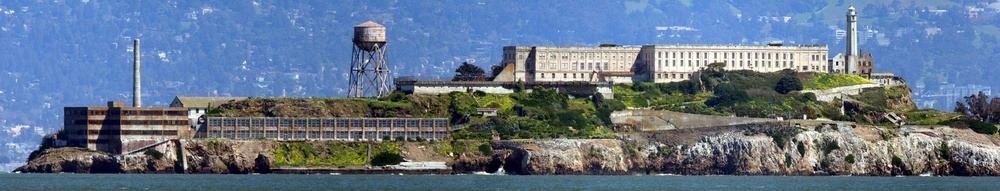
#> input picture Images/imageLeft.jpg, 1000 x 191 px, shrunk from 3266 x 624 before the run
$ python Corner_Detection.py
#> lines starting #> are read from the running program, lines starting #| are printed output that depends on the picture; after the words box and inside, x2 and y2 are one past the last pixel; in counts of white or black regions, pixels touching at a corner belong together
#!/usr/bin/env python3
# -*- coding: utf-8 -*-
"""
Created on Tue Aug  9 09:16:38 2022

@author: aniltanaktan
"""

import matplotlib.pyplot as plt
import numpy as np
import cv2

# Read in the image
imageL = cv2.imread('Images/imageLeft.jpg')
#> imageL is the input picture: shape (191, 1000, 3); mean B, G, R 138.3, 117.9, 100.8
imageR = cv2.imread('Images/imageRight.jpg')
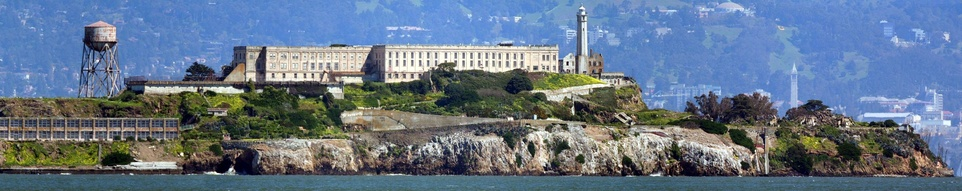
#> input picture Images/imageRight.jpg, 962 x 191 px, shrunk from 3143 x 624 before the run
#> imageR is the input picture: shape (191, 962, 3); mean B, G, R 137.2, 117.8, 101.4

def corner_detect(image):
    # Make a copy of the image
    image_copy = np.copy(image)

    # Change color to RGB (from BGR)
    image_copy = cv2.cvtColor(image_copy, cv2.COLOR_BGR2RGB)

    # Convert to grayscale
    gray = cv2.cvtColor(image_copy, cv2.COLOR_RGB2GRAY)
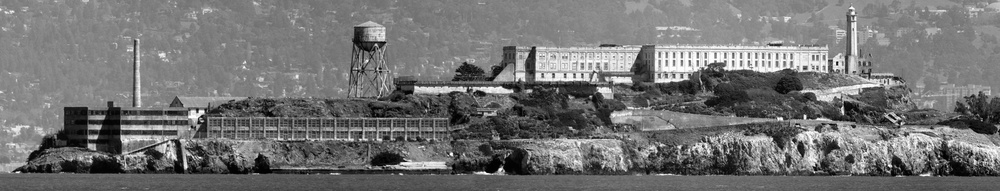
#> gray: shape (191, 1000); min 0, max 255, mean 115.1

    ''' uncomment to see your image in grayscale
    plt.imshow(gray, cmap="gray") # cmap='gray' let us view the gray image as it is
    '''

    # Detect corners using Harris Corner Detection (image, neighborhood size, Sobel derivative, k = 0.04)
    dst = cv2.cornerHarris(gray, 2, 3, 0.04)

    # Dilate image to enhance corner points
    dst = cv2.dilate(dst,None)

    #########

    # Threshold value determines how many corners you desire to accept as valid and results
    # may vary with each image. Try changing 0.08 and find best value for yourself.
    thresh = 0.08*dst.max()
#> thresh = 0.00353

    # Create an image copy to draw corners on
    corner_image = np.copy(image)

    # Iterate through all the corners and draw them on the image (if they pass the threshold)
    for j in range(0, dst.shape[0]): # Select each row
        for i in range(0, dst.shape[1]): # check every collumn at that row
            if(dst[j,i] > thresh): # Check if pixel is bigger than threshold

                # image, center pt, radius, color, thickness
                cv2.circle( corner_image, (i, j), 1, (0,255,0), 1) # Put a green dot on that pixel
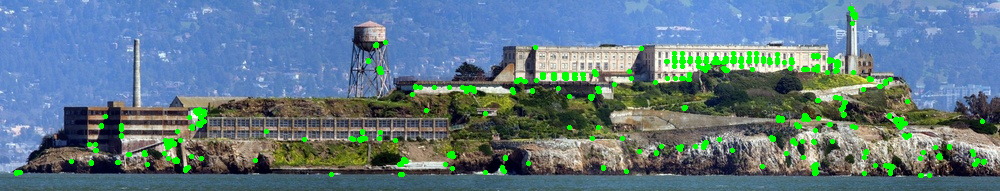
#> corner_image: shape (191, 1000, 3); 3.27% of pixels changed, all inside (x1, y1, x2, y2) = (14, 6, 987, 178)

    return corner_image

cv2.imshow("Corners of ImgL", corner_detect(imageL))
cv2.imshow("Corners of ImgR", corner_detect(imageR))
#> in corner_detect (call 2), `gray = cv2.cvtColor(image_copy, cv2.COLOR_RGB2GRAY)`:
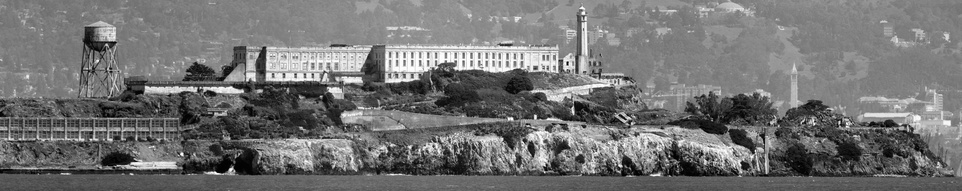
#> gray: shape (191, 962); min 0, max 255, mean 115.1
#> in corner_detect (call 2), `dst = cv2.cornerHarris(gray, 2, 3, 0.04)`:
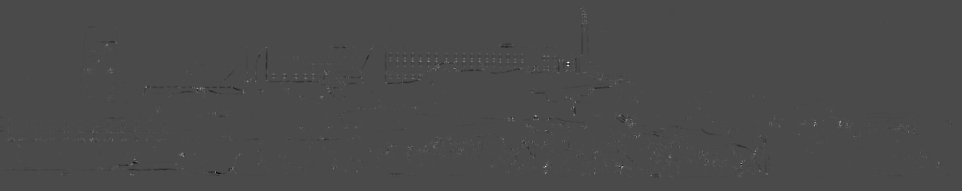
#> dst: shape (191, 962) float32; min -0.0144, max 0.035, mean 3.04e-05; drawn with min black and max white
#> in corner_detect (call 2), `dst = cv2.dilate(dst,None)`:
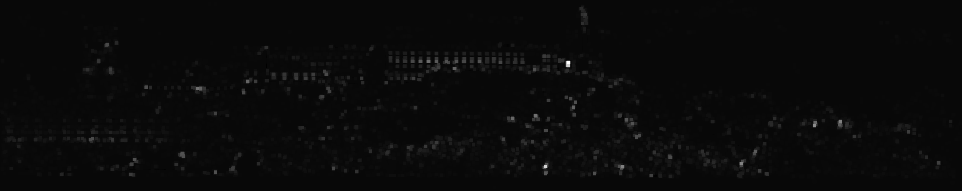
#> dst: shape (191, 962) float32; min -0.00125, max 0.035, mean 0.000276; drawn with min black and max white
#> in corner_detect (call 2), `thresh = 0.08*dst.max()`: thresh = 0.0028
#> after the loop in corner_detect (call 2), `for j in range(0, dst.shape[0]):`:
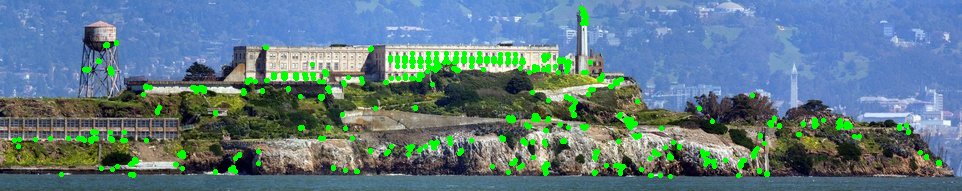
#> corner_image: shape (191, 962, 3); 4.33% of pixels changed, all inside (x1, y1, x2, y2) = (12, 6, 942, 179)
cv2.waitKey(0)
